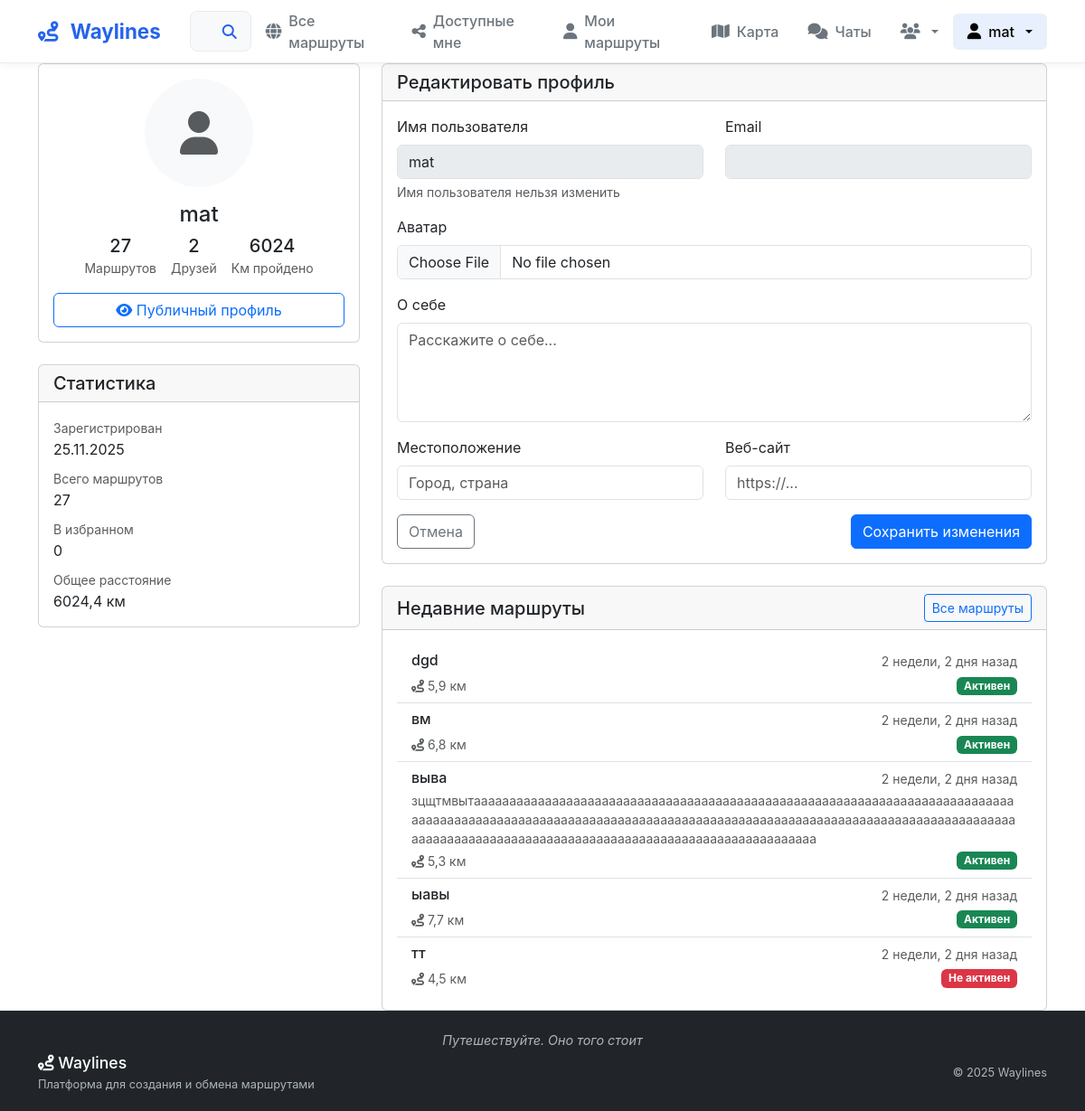
Before: /users/profile/ (signed in) with the older database file.
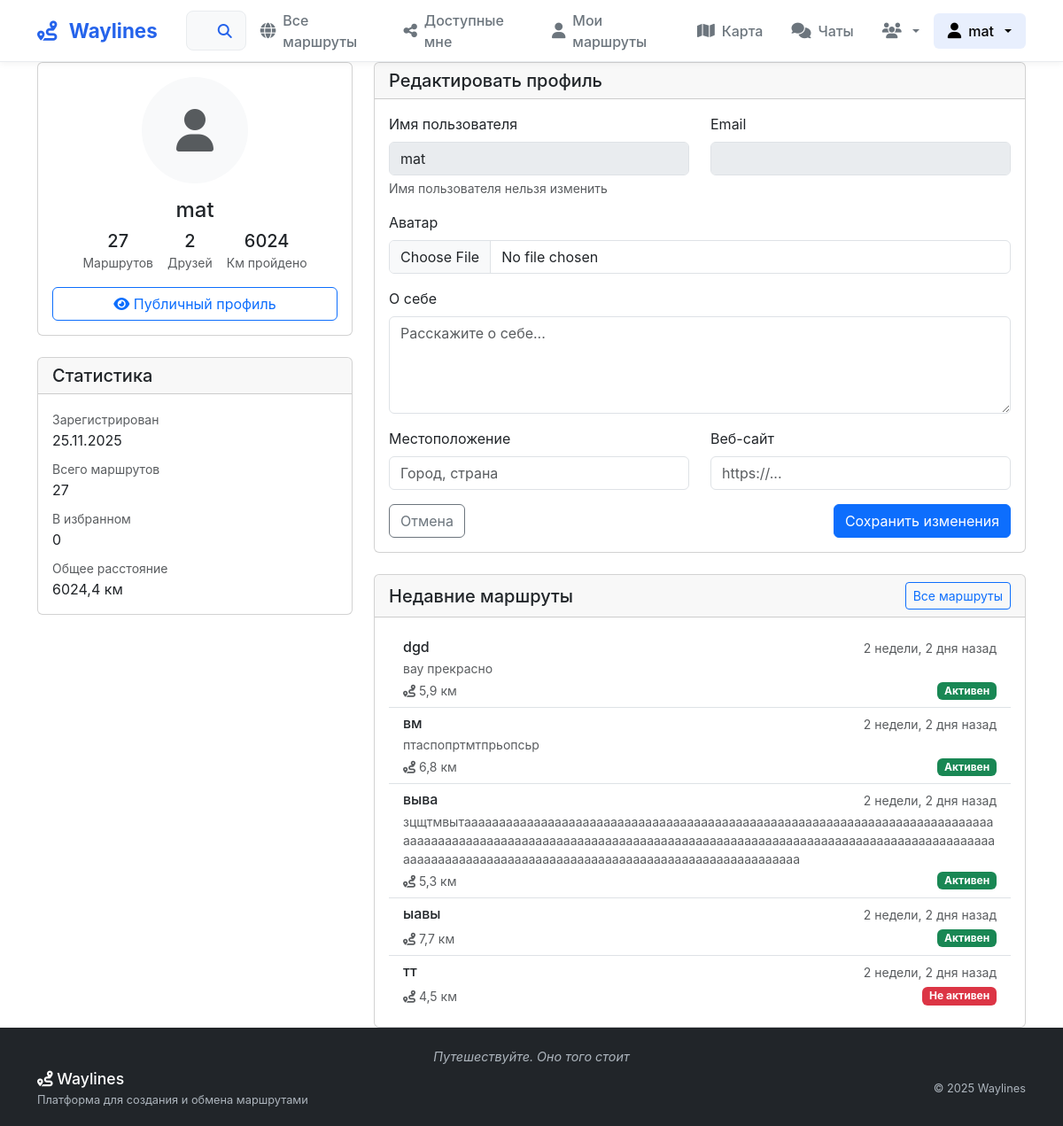
After: the same page with the newer database file.
### routes/models.py (models this page shows, shortened)
class Route(models.Model):
    PRIVACY_CHOICES = [
        ("public", "Публичный"),
        ("private", "Приватный"),
        ("link", "По ссылке"),
        ("personal", "Персональный"),
    ]
    ROUTE_TYPE_CHOICES = [
        ("driving", "Автомобильный"),
        ("walking", "Пеший"),
        ("cycling", "Велосипедный"),
        ("mixed", "Смешанный"),
    ]
    MOOD_CHOICES = [
        ("calm", "Спокойный"),
        ("active", "Активный"),
        ("extreme", "Экстремальный"),
        ("romantic", "Романтический"),
        ("family", "Семейный"),
        ("adventure", "Приключенческий"),
    ]
    THEME_CHOICES = [
        ("historical", "Исторический"),
        ("nature", "Природный"),
        ("urban", "Городской"),
        ("cultural", "Культурный"),
        ("gastronomic", "Гастрономический"),
        ("religious", "Религиозный"),
        ("architectural", "Архитектурный"),
    ]
    author = models.ForeignKey(
        User,
        on_delete=models.CASCADE,
        related_name="routes",
        verbose_name="Автор",
    )
    name = models.CharField("Название", max_length=200)
    description = models.TextField("Описание", blank=True)
    short_description = models.TextField(
        "Краткое описание", max_length=300, blank=True
    )
    privacy = models.CharField(
        "Приватность", max_length=20, choices=PRIVACY_CHOICES, default="public"
    )
    route_type = models.CharField(
        "Тип маршрута",
        max_length=20,
        choices=ROUTE_TYPE_CHOICES,
        default="walking",
    )
    mood = models.CharField(
        "Настроение", max_length=20, choices=MOOD_CHOICES, blank=True
    )
    theme = models.CharField(
        "Тема", max_length=20, choices=THEME_CHOICES, blank=True
    )
    duration_minutes = models.IntegerField(
        "Продолжительность (минут)", default=0
    )
    country = models.CharField(
        max_length=100, blank=True, null=True, verbose_name="Страна"
    )
    total_distance = models.FloatField("Общее расстояние (км)", default=0)
    is_active = models.BooleanField("Актуален", default=True)
    has_audio_guide = models.BooleanField("Есть аудиогид", default=False)
    is_elderly_friendly = models.BooleanField("Для пожилых", default=False)
    shared_with = models.ManyToManyField(
        User,
        related_name="shared_routes",
        blank=True,
        verbose_name="Доступно для",
    )
    created_at = models.DateTimeField("Создан", auto_now_add=True)
    updated_at = models.DateTimeField("Обновлён", auto_now=True)
    last_status_update = models.DateTimeField(
        "Последнее обновление статуса", auto_now=True
    )
    qr_code = models.ImageField(
        upload_to="qr_codes/", blank=True, null=True, verbose_name="QR код"
    )
    class Meta:
        verbose_name = "Маршрут"
        verbose_name_plural = "Маршруты"
        ordering = ["-created_at"]

### users/views.py (the view)
# urls.py: path("profile/", views.profile, name="profile"),
@login_required
def profile(request):
    profile, created = UserProfile.objects.get_or_create(user=request.user)
    if request.method == "POST":
        form = UserProfileForm(request.POST, request.FILES, instance=profile)
        if form.is_valid():
            form.save()
            messages.success(request, "Профиль обновлен")
            return redirect("profile")
    else:
        form = UserProfileForm(instance=profile)
    user_routes = Route.objects.filter(author=request.user)
    user_favorites = RouteFavorite.objects.filter(user=request.user)
    context = {
        "form": form,
        "profile": profile,
        "routes_count": user_routes.count(),
        "favorites_count": user_favorites.count(),
        "total_distance": sum(route.total_distance for route in user_routes),
        "recent_routes": user_routes.order_by("-created_at")[:5],
        "friends_count": Friendship.objects.filter(
            Q(from_user=request.user) | Q(to_user=request.user),
            status="accepted",
        ).count(),
        "pending_friend_requests": Friendship.objects.filter(
            to_user=request.user, status="pending"
        )[:5],
        "pending_requests_count": Friendship.objects.filter(
            to_user=request.user, status="pending"
        ).count(),
    }
    return render(request, "profile/profile.html", context)

### users/forms.py (shortened to what this page needs)
class UserProfileForm(forms.ModelForm):
    remove_avatar = forms.BooleanField(required=False, label="Удалить аватар")
    class Meta:
        model = UserProfile
        fields = ["bio", "avatar", "location", "website"]
        widgets = {
            "bio": forms.Textarea(attrs={"rows": 4}),
        }

### users/context_processors.py (called while the page is built)
def navbar_context(request):
    context = {}
    if request.user.is_authenticated:
        context["pending_requests_count"] = Friendship.objects.filter(
            to_user=request.user, status="pending"
        ).count()
        context["pending_friend_requests"] = Friendship.objects.filter(
            to_user=request.user, status="pending"
        )[:5]
    return context

### templates/profile/profile.html (shortened to what the changed rows need)
{% extends 'base.html' %}
{% load static %}
{% block content %}
<div class="container">
    <div class="row">
        <div class="col-lg-8">
            <div class="card mt-4">
                <div class="card-body">
                    {% if recent_routes %}
                    <div class="list-group list-group-flush">
                        {% for route in recent_routes %}
                        <a href="{% url 'route_detail' route.id %}" class="list-group-item list-group-item-action">
                            <div class="d-flex w-100 justify-content-between">
                                <h6 class="mb-1">{{ route.name }}</h6>
                                <small class="text-muted">{{ route.created_at|timesince }} назад</small>
                            </div>
                            <p class="mb-1 text-muted small">{{ route.short_description|default:route.description|truncatewords:10 }}</p>
                            <div class="d-flex justify-content-between align-items-center">
                                <small class="text-muted">
                                    <i class="fas fa-route"></i> {{ route.total_distance|floatformat:1 }} км
                                </small>
                                <span class="badge bg-{% if route.is_active %}success{% else %}danger{% endif %}">
                                    {% if route.is_active %}Активен{% else %}Не активен{% endif %}
                                </span>
                            </div>
                        </a>
                        {% endfor %}
                    </div>
                    {% else %}
                    <div class="text-center py-4">
                        <i class="fas fa-route fa-2x text-muted mb-3"></i>
                        <p class="text-muted">У вас пока нет маршрутов</p>
                        <a href="{% url 'create_route' %}" class="btn btn-primary">Создать первый маршрут</a>
                    </div>
                    {% endif %}
                </div>
            </div>
        </div>
    </div>
</div>
{% endblock %}

Changed rows visible on the page:
changed Route "dgd": short_description (not shown) → "вау прекрасно"
changed Route "вм": short_description (not shown) → "птаспопртмтпрьопсьр"
